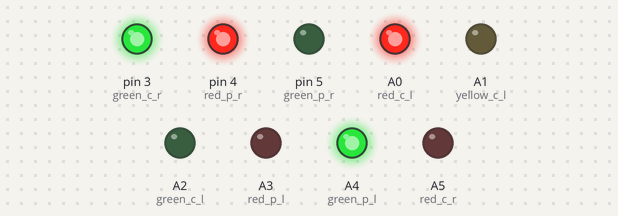
A sketch run on a simulated Arduino Uno, built with avr-gcc and run on an emulated ATmega328P. Parts: output pins drawn as LEDs (lit = HIGH).

Above: at 0.1 s.
At 60.1 s:
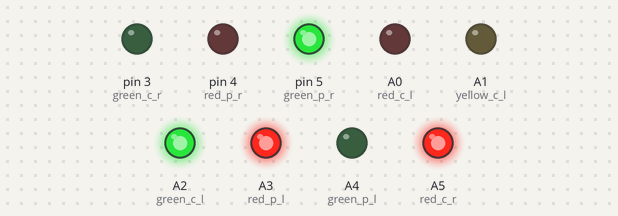
Timing chart, 0 to 121.5 s (numbered marks = the images above):
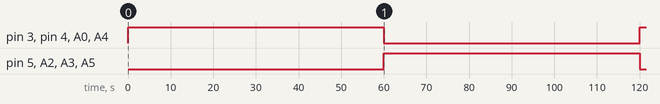

Measured:
- by itself, pin 3 (green_c_r), pin 4 (red_p_r), A0 (red_c_l), A4 (green_p_l): LOW → HIGH at 0.00 s, → LOW 60.0 s later, → HIGH 60.0 s later
- by itself, pin 5 (green_p_r), A2 (green_c_l), A3 (red_p_l), A5 (red_c_r): LOW → HIGH at 60.0 s, → LOW 60.0 s later

The sketch:

traffic_light_program.ino
```cpp
/*
 * Definindo alias para os leds, seguindo o seguinte padrão:
 * <cor_pedestre ou carro_lado>
 * onde "c" é para carro e "p" para pedestre
 * e "l" para esquerda e "r" para direita
 *
 * Exemplo: red_c_l (led vermelho, para carros da esquerda).
 */
const char* red_c_l = A0, yellow_c_l = A1, green_c_l = A2, red_p_l = A3, green_p_l = A4, red_c_r = A5, yellow_c_r = 2, green_c_r = 3, red_p_r = 4, green_p_r = 5;

/**
 * Método responsável por modificar o estado dos leds do semáforo da direita. Recebendo como parâmentro 1 ou 0 para cada led pertencente ao semáforo. Sendo 1 para ligar e 0 para desligar.
 */
void modifyStateLedsRigth(int logicStateRed_c_r,int logicStateYellow_c_r, int logicStateGreen_c_r, int logicStateRed_p_r, int logicStateGreen_p_r){
  digitalWrite(red_c_r,logicStateRed_c_r);
  digitalWrite(yellow_c_r,logicStateYellow_c_r);
  digitalWrite(green_c_r,logicStateGreen_c_r);
  digitalWrite(red_p_r,logicStateRed_p_r);
  digitalWrite(green_p_r,logicStateGreen_p_r);
}

/**
 * Método responsável por modificar o estado dos leds do semáforo da esqueda. Recebendo como parâmentro 1 ou 0 para cada led pertencente ao semáforo. Sendo 1 para ligar e 0 para desligar.
 */
void modifyStateLedsLeft(int logicStateRed_c_l,int logicStateYellow_c_l, int logicStateGreen_c_l, int logicStateRed_p_l, int logicStateGreen_p_l){
  digitalWrite(red_c_l,logicStateRed_c_l);
  digitalWrite(yellow_c_l,logicStateYellow_c_l);
  digitalWrite(green_c_l,logicStateGreen_c_l);
  digitalWrite(red_p_l,logicStateRed_p_l);
  digitalWrite(green_p_l,logicStateGreen_p_l);
}

void switchLedsState(String command){

  if(command.equals("openRigthTrafic")){
      modifyStateLedsLeft(1,0,0,0,1);
      modifyStateLedsRigth(0,0,1,1,0);
  } else if(command.equals("openLeftTrafic")){
      modifyStateLedsLeft(0,0,1,1,0);
      modifyStateLedsRigth(1,0,0,0,1);
  }

}

void setup() {
  pinMode(red_c_l, OUTPUT); pinMode(yellow_c_l, OUTPUT); pinMode(green_c_l, OUTPUT);
  pinMode(red_p_l, OUTPUT); pinMode(green_p_l, OUTPUT); pinMode(red_c_r, OUTPUT);
  pinMode(yellow_c_l, OUTPUT); pinMode(green_c_r, OUTPUT); pinMode(red_p_r, OUTPUT);
  pinMode(green_p_r, OUTPUT);

}

void loop() {
  switchLedsState("openRigthTrafic");
  delay(60000);
  switchLedsState("openLeftTrafic");
  delay(60000);

}
```
